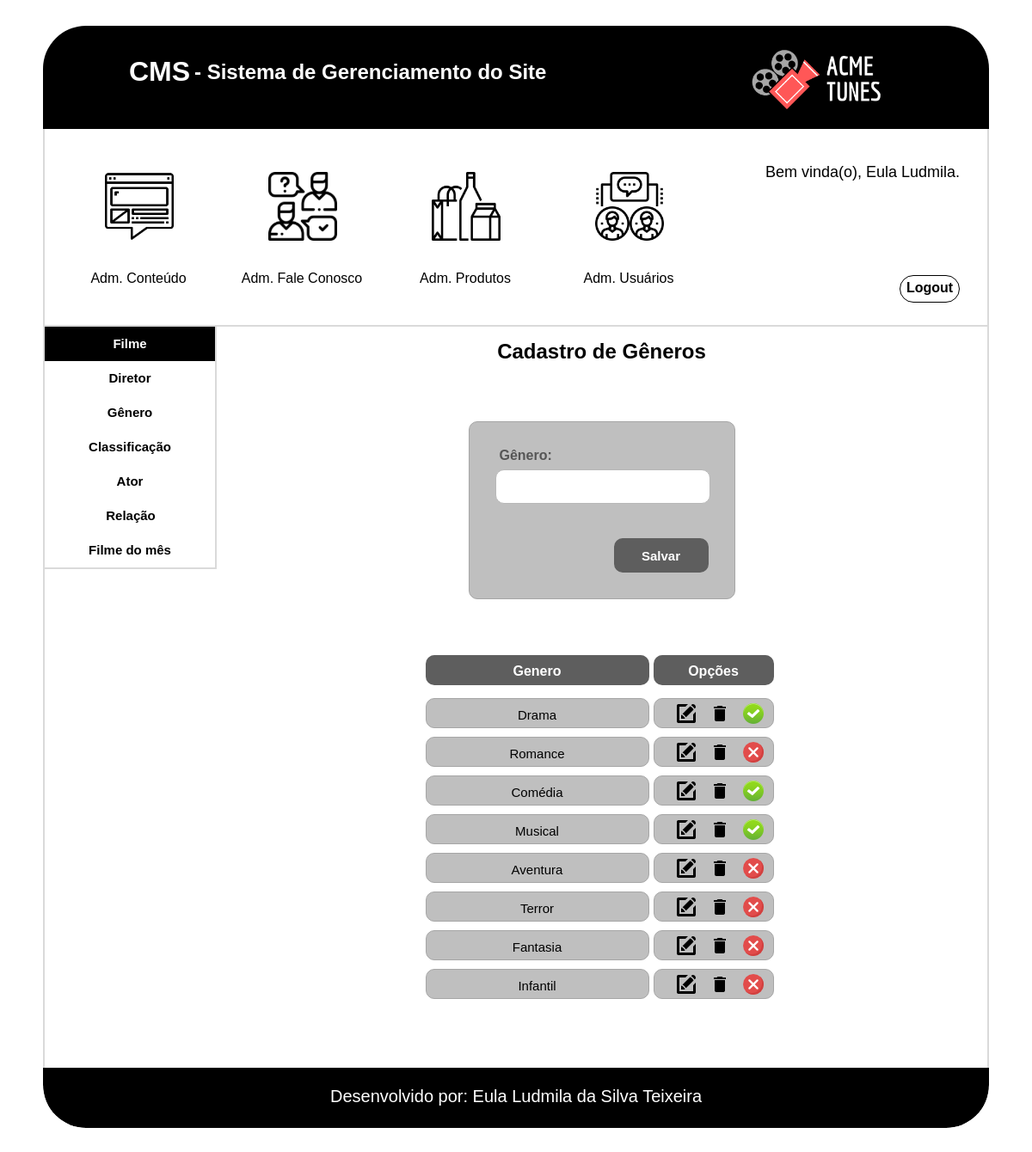
Screenshot of /cms/genero.php (signed in) with the database file from the repository.
### tables this page shows
CREATE TABLE `tbl_genero` (
  `cod_genero` int(11) NOT NULL AUTO_INCREMENT,
  `genero` varchar(100) NOT NULL,
  `ativo` tinyint(1) NOT NULL DEFAULT '0',
  PRIMARY KEY (`cod_genero`)
);

### cms/genero.php (the view, shortened to what this page needs)
<?php
    $conexao = conexaoMysql();
    $img = "img/cancel.png";
    $legenda = "Desativado";
    $genero = null;
    $botao = "Salvar";
?>
<!doctype html>
<html>
    <head>
        <link href="css/genero.css" type="text/css" rel="stylesheet">
        <link href="css/formatacao.css" type="text/css" rel="stylesheet">
        <link href="css/cabecalho_menu_adm.css" type="text/css" rel="stylesheet">
        <link href="css/rodape.css" type="text/css" rel="stylesheet">
    </head>
    <body>
        <div id="caixa_conteudo">
            <div id="conteudo" class="center">
                <?php include('cabecalho_menu_adm.php')?>
                <div class="itens">
                    <div id="menu_cadastro">
                        <a href="filme.php">
                            <div class="menu menu_filme">
                                 Filme
                            </div>
                        </a>
                        <a href="diretor.php">
                            <div class="menu menu_opcoes">
                                 Diretor
                            </div>
                        </a>
                        <a href="genero.php">
                              <div class="menu menu_opcoes">
                                   Gênero
                            </div>
                        </a>
                        <a href="classificacao.php">
                            <div class="menu menu_opcoes">
                                 Classificação
                            </div>
                        </a>
                        <a href="ator.php">
                            <div class="menu menu_opcoes">
                                 Ator
                            </div>
                        </a>
                        <div class="menu menu_opcoes">
                             Relação
                        </div>
                        <a href="filme_mes.php">
                            <div class="menu menu_opcoes">
                                 Filme do mês
                            </div>
                        </a>
                    </div>
                    <div class="cadastro">
                        <div class="titulo_genero"><h2>Cadastro de Gêneros</h2></div>
                        <div class="cadastro_genero center">
                            <form action="genero.php" method="post" name="frm_genero" enctype="multipart/form-data">
                                <div class="form_genero">
                                    <div class="form_texto_genero">
                                        <label>Gênero:</label>
                                    </div>
                                    <div class="form_caixa_genero">
                                        <input name="txt_genero" class="txtGenero" type="text" value="<?php echo($genero)?>" onkeypress="return ValidarNumero(event);" required autocomplete="off" maxlength="100">
                                    </div>
                                </div>
                                <div class="botao_form">
                                    <input type="submit" name="btnEnviar" class="form_btn" value="<?php echo($botao);?>">
                                </div>
                            </form>
                        </div>
                        <div class="tabela center">
                            <div class="linha_titulo">
                                <div class="titulo_form">
                                    <h4>Genero</h4>
                                </div>
                                <div class="titulo_opcoes">
                                    <h4>Opções</h4>
                                </div>
                            </div>
                                <?php
                                    $sql = "SELECT * from tbl_genero";
                                    $select = mysqli_query($conexao, $sql);
                                    while($rsgenero = mysqli_fetch_array($select)){
                                      if($rsgenero['ativo'] == 0){
                                      $img = "img/cancel.png";
                                      $legenda = "Desativado";
                                      }else{
                                        $img = "img/ok.png";
                                      $legenda = "Ativado";
                                      }
                                ?>
                                <div class="informacoes_form">
                                    <div class="linha_informacao">
                                        <span><?php echo($rsgenero['genero'])?></span>
                                    </div>
                                    <div class="linha_botao">
                                        <figure class="editar">
                                            <a href="genero.php?modo=buscar&id=<?php echo($rsgenero['cod_genero'])?>">
                                                <img src="img/iconfinder_new-24_103173.png" alt="Editar" title="Editar" class="botao" >
                                            </a>
                                        </figure>
                                        <figure class="excluir">
                                            <a href="genero.php?modo=excluir&id=<?php echo($rsgenero['cod_genero']);?>">
                                                <img src="img/ic_delete.png" alt="Excluir" title="Excluir" class="botao " onclick="return confirm('Tem certeza que deseja excluir?')">
                                            </a>
                                        </figure>
                                       <figure class="desativar">
                                            <a href="genero.php?ativo=<?php echo($rsgenero['ativo']);?>&id=<?php echo($rsgenero['cod_genero']);?>">
                                                <img src="<?php echo($img)?>" alt="<?php echo($legenda)?>" title="<?php echo($legenda)?>" class="botao" >
                                            </a>
                                        </figure>
                                    </div>
                                </div>
                                <?php
                                    }
                                ?>
                        </div>
                    </div>
                </div>
                <?php include('rodape.php')?>
            </div>
        </div>
    </body>
</html>

### cms/css/genero.css (style rules this page uses)
#caixa_conteudo { width: 100%; min-height: 500px; height: auto; overflow:hidden; padding-bottom: 50px; }
#conteudo { width: 1100px; min-height: 350px; height: auto; border-radius: 50px; overflow:hidden; box-sizing: border-box; padding-top: 30px; }
.itens { width: 1100px; min-height: 400px; height: auto; border-left: solid 2px #dadada; border-right: solid 2px #dadada; padding-bottom: 50px; overflow:hidden; padding-bottom: 50px; box-sizing: border-box; }
.titulo_genero { width: inherit; height: 80px; text-align: center; box-sizing: border-box; padding-top: 15px; margin-bottom: 30px; }
.cadastro_genero { width: 310px; min-height: 200px; height: auto; overflow: hidden; margin-bottom: 35px; border: solid 1px #a6a6a6; background-color: #BFBFBF; box-sizing: border-box; padding: 30px; border-radius: 10px; }
.form_texto_genero { width: inherit; height: 25px; color: #565656; font-size: 16px; font-family: Helvetica; font-weight: bold; box-sizing: border-box; padding-left: 5px; }
.form_genero { width: 250px;; height: 105px; float: left; margin-right: 40px; }
.form_caixa_genero { width: inherit; height: 80px; }
.txtGenero { width: inherit; height: 40px; border: 1px solid #b8b8b8; padding: 7px; box-sizing: border-box; border-radius: 10px; font-size: 15px; outline:none; }
.botao_form { width: 110px; height: 40px; margin-left: auto; clear: both; }
.form_btn { width: inherit; height: inherit; font-size: 15px; font-weight: bold; color: #ffffff; background-color: #5E5E5E; border: solid 2px #5E5E5E; border-radius: 10px; }
.tabela { width: 410px; min-height: 115px; height: auto; overflow: hidden; box-sizing: border-box; padding-bottom: 20px; }
.linha_titulo { width: inherit; height: 80px; padding-top: 30px; box-sizing: border-box; }
.titulo_form { width: 260px; height: 35px; border-radius: 10px; text-align: center; box-sizing: border-box; padding-top: 10px; float: left; margin-right: 5px; background-color: #5E5E5E; color: #ffffff; }
.titulo_opcoes { width: 140px; height: 35px; border-radius: 10px; text-align: center; box-sizing: border-box; padding-top: 10px; float: left; background-color: #5E5E5E; color: #ffffff; }
.informacoes_form { width: inherit; min-height: 35px; height: auto; overflow: hidden; margin-bottom: 10px; }
.linha_informacao { width: 260px; height: 35px; border-radius: 10px; font-size: 15px; white-space: nowrap; overflow: hidden; text-overflow: ellipsis; float: left; padding-top: 10px; text-align: center; box-sizing: border-box; margin-right: 5px; padding-left: 5px; padding-right: 5px; border: solid 1px #a6a6a6; background-color: #BFBFBF }
.linha_botao { width: 140px; height: 35px; border-radius: 10px; float: left; box-sizing: border-box; padding-left: 25px; padding-top: 5px; border: solid 1px #a6a6a6; background-color: #BFBFBF; }
.excluir { width: 24px; height: 24px; margin-right: 15px; float: left; ; }
.editar { width: 24px; height: 24px; margin-right: 15px; float: left; }
.desativar { width: 24px; height: 24px; float: left; }

### cms/css/formatacao.css (style rules this page uses)
p, h1,h2,h3,h4,li,ul,figure,body { margin: 0; padding: 0; }
.center { margin-left: auto; margin-right: auto; }
body { font-family: Helvetica; box-sizing: border-box; }
a { text-decoration: none; color: #000000; }
#menu_cadastro { width: 200px; min-height: 40px; height: auto; border-bottom: solid 2px #dadada; border-right: solid 2px #dadada; box-sizing: border-box; font-weight: bold; font-size: 15px; line-height: 2; float: left; }
.menu { width: inherit; height: 40px; text-align: center; box-sizing: border-box; padding-top: 5px; cursor: pointer; }
.menu_filme { background-color: #000000; color: #ffffff; }
.cadastro { width: 895px; min-height: 100px; height: auto; float: left; }

### rows the page displays
tbl_genero: genero "Drama"
tbl_genero: genero "Romance"
tbl_genero: genero "Comédia"
tbl_genero: genero "Musical"
tbl_genero: genero "Aventura"
tbl_genero: genero "Terror"
tbl_genero: genero "Fantasia"
tbl_genero: genero "Infantil"

### other values shown
$_SESSION['nome'] "Eula Ludmila"
